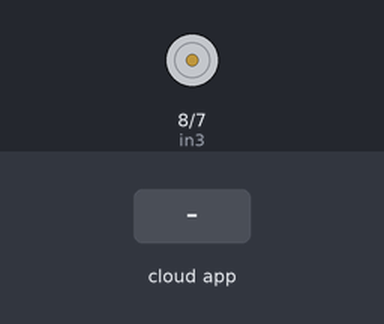
The sketch below on a simulated Arduino Uno, built with avr-gcc and run on an emulated ATmega328P. Parts: motor-driver pin pairs drawn as motors (green arrow = first pin HIGH = forward, orange = second pin HIGH = backward, longer = more drive, scaled by the enable pin). The test bench sets the inputs (shaded band). The ROS host is connected and sends only what is stated.

Above: at 1.8 s.
1.9 s: the phone or cloud app sets linear.x to -100
At 3.2 s:
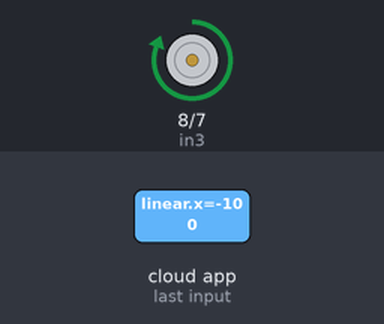
3.5 s: the phone or cloud app sets linear.x to 0
At 5.0 s:
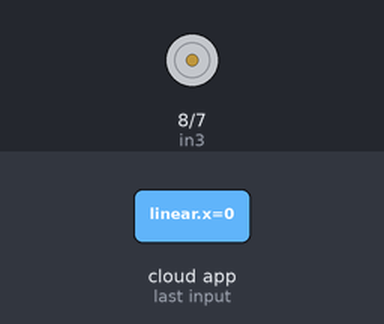
Timing chart, 0 to 6.5 s (numbered marks = the images above; inputs shaded):
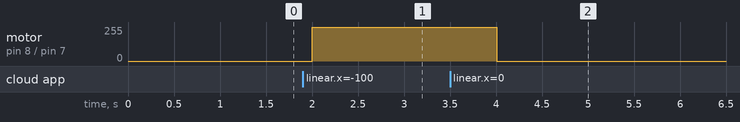

The sketch:

DC_motor_contol.ino
```cpp
#include <ros.h>
#include <geometry_msgs/Twist.h>

int in3=8;
int in4=7;
int ena=3;
int pwm;

ros::NodeHandle nh;
geometry_msgs::Twist msg;

void cb(const geometry_msgs::Twist &msg)
{
   pwm=msg.linear.x;
   analogWrite(ena,pwm);
   digitalWrite(in3,HIGH);
   digitalWrite(in4,LOW);
}

ros::Subscriber<geometry_msgs::Twist> sub("cmd_vel", &cb);

void setup()
{
  pinMode(ena,OUTPUT);
  pinMode(in3,OUTPUT);
  pinMode(in4,OUTPUT);
  nh.initNode();
  nh.subscribe(sub);
}
void loop()
{
  nh.spinOnce();
  delay(1000);
}
```

Measured:
- after the input at 1.9 s, motor on pin 8 (in3) / pin 7 (in4): stopped → forward 255/255 after 0.10 s
- after the input at 3.5 s, motor on pin 8 (in3) / pin 7 (in4): forward 255/255 → stopped after 0.51 s
